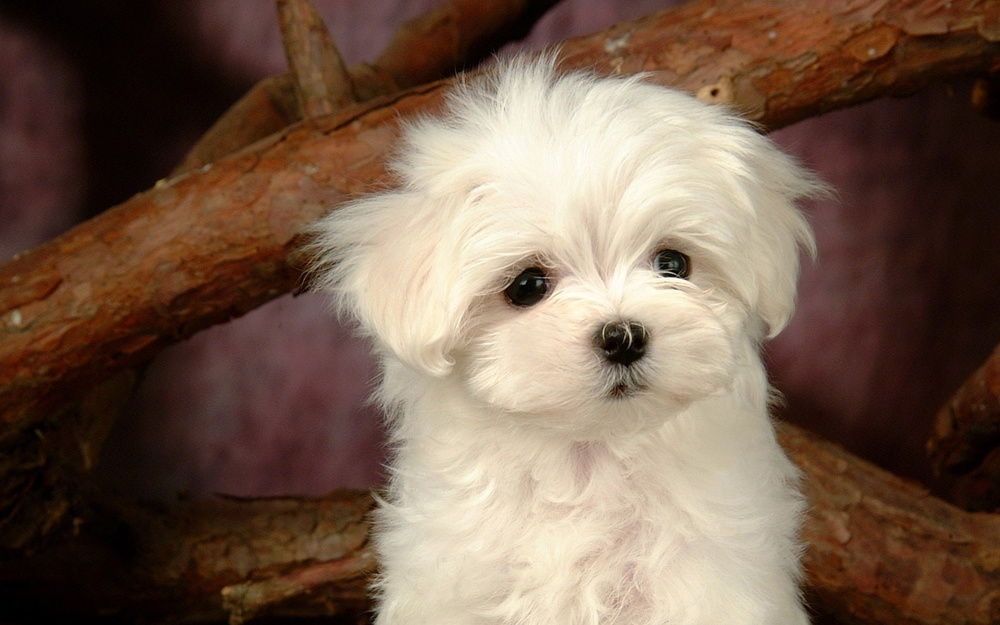
#> input picture 2026.6.25/numpy-cv2/dog.jpg, 1000 x 625 px, shrunk from 1920 x 1200 before the run
$ jupyter execute cv2.ipynb
#> lines starting #> are read from the running program, lines starting #| are printed output that depends on the picture
[cell 1]
import cv2
import numpy as np
import time
img = cv2.imread('dog.jpg')
#> img is the input picture: shape (625, 1000, 3); mean B, G, R 77.7, 94.4, 117.5

# 修改对比度与亮度
aa = cv2.convertScaleAbs(img, alpha = 1.5, beta = 30)
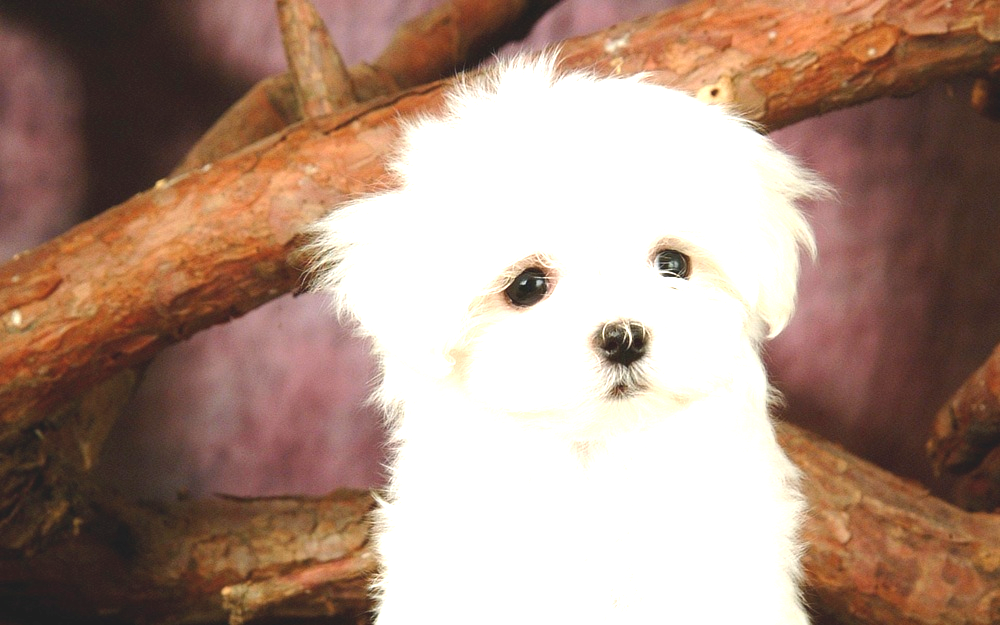
#> aa: shape (625, 1000, 3); mean B, G, R 130.3, 144.5, 172.6
cv2.imwrite('output1.jpg', aa)

# 图片用数组表示
a = np.array(img)

# 修改图片像素点
l = len(a)
#> l = 625
w = len(a[0])
#> w = 1000
print(a)
#> (printed output is left out)

st = time.time()

a = np.clip(a.astype(np.int16) + 70, 0, 255).astype(np.uint8)
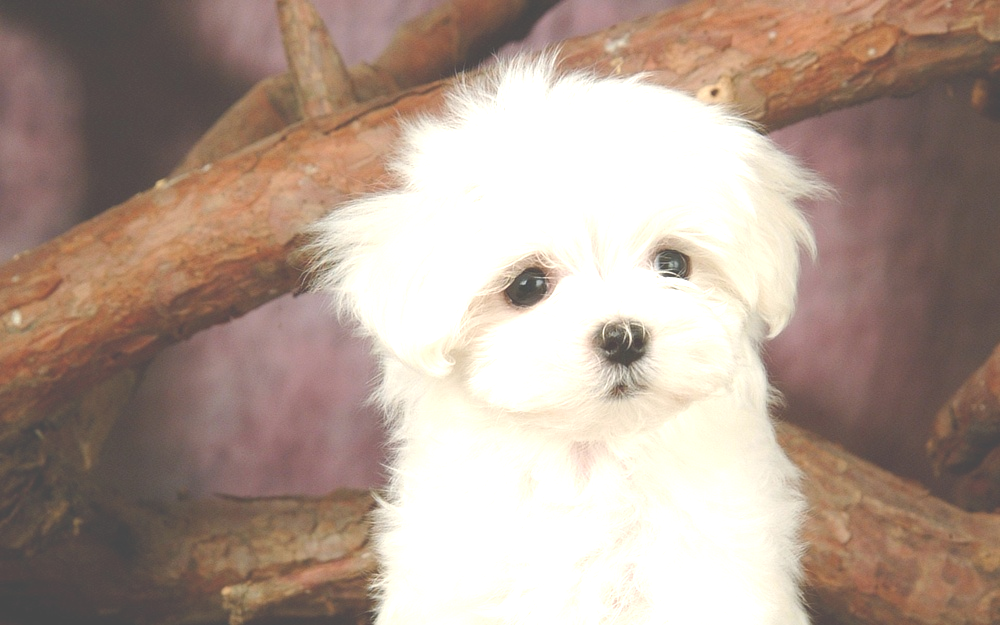
#> a: shape (625, 1000, 3); mean B, G, R 144.9, 156.6, 176.2

# [4 lines of commented-out code are left out]
ed = time.time()
print("********************")
print(ed - st)
print(a)
#> (printed output is left out)
cv2.imwrite('output2.png', a)
#> Out = True


# 显示图片
# cv2.imshow("dog", img)
